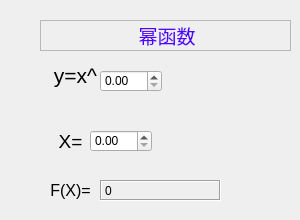
   <widget class="QWidget" name="page_7">
    <widget class="QLabel" name="label_29">
     <property name="geometry">
      <rect>
       <x>50</x>
       <y>60</y>
       <width>51</width>
       <height>31</height>
      </rect>
     </property>
     <property name="text">
      <string>&lt;html&gt;&lt;head/&gt;&lt;body&gt;&lt;p align=&quot;center&quot;&gt;&lt;span style=&quot; font-size:16pt;&quot;&gt;y=x^&lt;/span&gt;&lt;/p&gt;&lt;/body&gt;&lt;/html&gt;</string>
     </property>
    </widget>
    <widget class="QDoubleSpinBox" name="doubleSpinBox_17">
     <property name="geometry">
      <rect>
       <x>100</x>
       <y>70</y>
       <width>62</width>
       <height>22</height>
      </rect>
     </property>
    </widget>
    <widget class="QLabel" name="label_30">
     <property name="geometry">
      <rect>
       <x>50</x>
       <y>130</y>
       <width>41</width>
       <height>21</height>
      </rect>
     </property>
     <property name="text">
      <string>&lt;html&gt;&lt;head/&gt;&lt;body&gt;&lt;p align=&quot;center&quot;&gt;&lt;span style=&quot; font-size:14pt;&quot;&gt;X=&lt;/span&gt;&lt;/p&gt;&lt;/body&gt;&lt;/html&gt;</string>
     </property>
    </widget>
    <widget class="QDoubleSpinBox" name="doubleSpinBox_18">
     <property name="geometry">
      <rect>
       <x>90</x>
       <y>130</y>
       <width>62</width>
       <height>22</height>
      </rect>
     </property>
    </widget>
    <widget class="QLabel" name="label_31">
     <property name="geometry">
      <rect>
       <x>50</x>
       <y>180</y>
       <width>41</width>
       <height>21</height>
      </rect>
     </property>
     <property name="text">
      <string>&lt;html&gt;&lt;head/&gt;&lt;body&gt;&lt;p align=&quot;center&quot;&gt;&lt;span style=&quot; font-size:12pt;&quot;&gt;F(X)=&lt;/span&gt;&lt;/p&gt;&lt;/body&gt;&lt;/html&gt;</string>
     </property>
    </widget>
    <widget class="QLabel" name="label_32">
     <property name="geometry">
      <rect>
       <x>100</x>
       <y>180</y>
       <width>121</width>
       <height>21</height>
      </rect>
     </property>
     <property name="frameShape">
      <enum>QFrame::Box</enum>
     </property>
     <property name="frameShadow">
      <enum>QFrame::Sunken</enum>
     </property>
     <property name="text">
      <string>0</string>
     </property>
    </widget>
    <widget class="QWidget" name="verticalLayoutWidget_15">
     <property name="geometry">
      <rect>
       <x>50</x>
       <y>60</y>
       <width>51</width>
       <height>41</height>
      </rect>
     </property>
     <layout class="QVBoxLayout" name="verticalLayout_15"/>
    </widget>
    <widget class="QLabel" name="label_38">
     <property name="geometry">
      <rect>
       <x>40</x>
       <y>20</y>
       <width>251</width>
       <height>31</height>
      </rect>
     </property>
     <property name="frameShape">
      <enum>QFrame::StyledPanel</enum>
     </property>
     <property name="frameShadow">
      <enum>QFrame::Raised</enum>
     </property>
     <property name="text">
      <string>&lt;html&gt;&lt;head/&gt;&lt;body&gt;&lt;p align=&quot;center&quot;&gt;&lt;span style=&quot; font-size:14pt; color:#5500ff;&quot;&gt;幂函数&lt;/span&gt;&lt;/p&gt;&lt;/body&gt;&lt;/html&gt;</string>
     </property>
    </widget>
    <widget class="QWidget" name="verticalLayoutWidget_55">
     <property name="geometry">
      <rect>
       <x>39</x>
       <y>170</y>
       <width>61</width>
       <height>41</height>
      </rect>
     </property>
     <layout class="QVBoxLayout" name="verticalLayout_55"/>
    </widget>
    <widget class="QWidget" name="verticalLayoutWidget_60">
     <property name="geometry">
      <rect>
       <x>40</x>
       <y>20</y>
       <width>251</width>
       <height>31</height>
      </rect>
     </property>
     <layout class="QVBoxLayout" name="verticalLayout_60"/>
    </widget>
   </widget>
